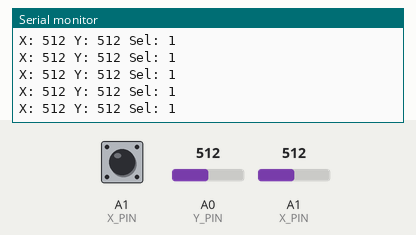
The sketch below on a simulated Arduino Uno, built with avr-gcc and run on an emulated ATmega328P. Parts: the last lines printed to the serial monitor. The inputs (shaded band) are chosen by the test bench; at power-on: A0 (Y_PIN) = 512, A1 (X_PIN) = 512, A1 (X_PIN) HIGH.

Above: at 1.2 s.
1.3 s: A0 (Y_PIN) set to 991
At 2.4 s:
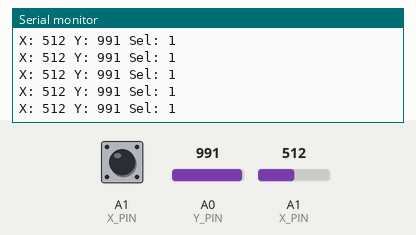
4.3 s: A0 (Y_PIN) set to 1010
At 5.1 s:
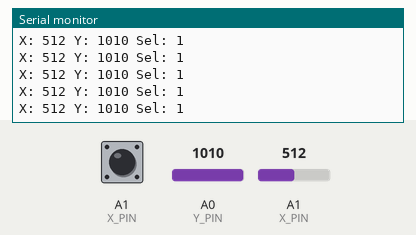
7.3 s: A1 (X_PIN) set to 105
At 8.0 s:
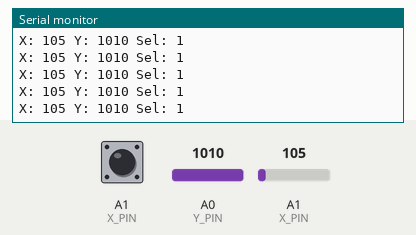
8.8 s: A1 (X_PIN) set to 91
At 9.9 s:
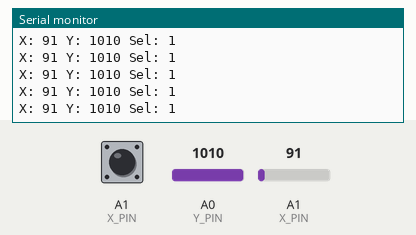
Timing chart, 0 to 11.8 s (numbered marks = the images above; inputs shaded):
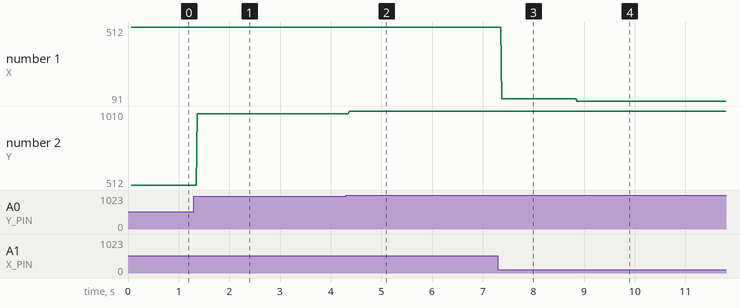

Measured:
- after the input at 1.3 s, the serial monitor: prints a new line after 0.07 s (image 1)
- after the input at 4.3 s, the serial monitor: prints a new line after 0.07 s (image 2)
- after the input at 7.3 s, the serial monitor: prints a new line after 0.08 s (image 3)
- after the input at 8.8 s, the serial monitor: prints a new line after 0.06 s (image 4)
- plotted number 1: 512 → 105 after the input at 7.3 s, 105 → 91 after the input at 8.8 s
- plotted number 2: 512 → 991 after the input at 1.3 s, 991 → 1010 after the input at 4.3 s

The sketch:

Leonardo-Touch-XY.ino
```cpp
/*********************************************************
Demo of the MPR121 touch sensor and Analog Thumb joystick

ProMicro is detected as an Arduino Leonardo: https://images.app.goo.gl/avKGuAHMM2vES8t7A

**********************************************************/

#include <Wire.h>
#include "Adafruit_MPR121.h"

#define X_PIN A1
#define Y_PIN A0
#define SEL_PIN 15


#ifndef _BV
#define _BV(bit) (1 << (bit))
#endif

// You can have up to 4 on one i2c bus but one is enough for testing!
Adafruit_MPR121 cap = Adafruit_MPR121();

// Keeps track of the last pins touched
// so we know when buttons are 'released'
uint16_t lasttouched = 0;
uint16_t currtouched = 0;

void setup() {
  Serial.begin(9600);

  while (!Serial) { // needed to keep leonardo/micro from starting too fast!
    delay(10);
  }

  Serial.println("Adafruit MPR121 Capacitive Touch sensor test");

  // Default address is 0x5A, if tied to 3.3V its 0x5B
  // If tied to SDA its 0x5C and if SCL then 0x5D
  if (!cap.begin(0x5A)) {
    Serial.println("MPR121 not found, check wiring?");
    while (1);
  }
  Serial.println("MPR121 found!");

  // On the joystick SEL shorts to ground when pushed, so internally do a pullup
  // so it can be brought down on click.
  pinMode( SEL_PIN ,INPUT_PULLUP);

}

void loop() {
  // Get the currently touched pads
  currtouched = cap.touched();

  for (uint8_t i=0; i<12; i++) {
    // it if *is* touched and *wasnt* touched before, alert!
    if ((currtouched & _BV(i)) && !(lasttouched & _BV(i)) ) {
      Serial.print(i); Serial.println(" touched");
    }
    // if it *was* touched and now *isnt*, alert!
    if (!(currtouched & _BV(i)) && (lasttouched & _BV(i)) ) {
      Serial.print(i); Serial.println(" released");
    }
  }

  // reset our state
  lasttouched = currtouched;

  int x_val = analogRead(X_PIN);
  int y_val = analogRead(Y_PIN);
  int sel_pressed = digitalRead(SEL_PIN);

  Serial.print("X: "); Serial.print(x_val); Serial.print(" Y: "); Serial.print(y_val);
  Serial.print(" Sel: "); Serial.println(sel_pressed);


  // put a delay so it isn't overwhelming
  delay(10);
}
```
